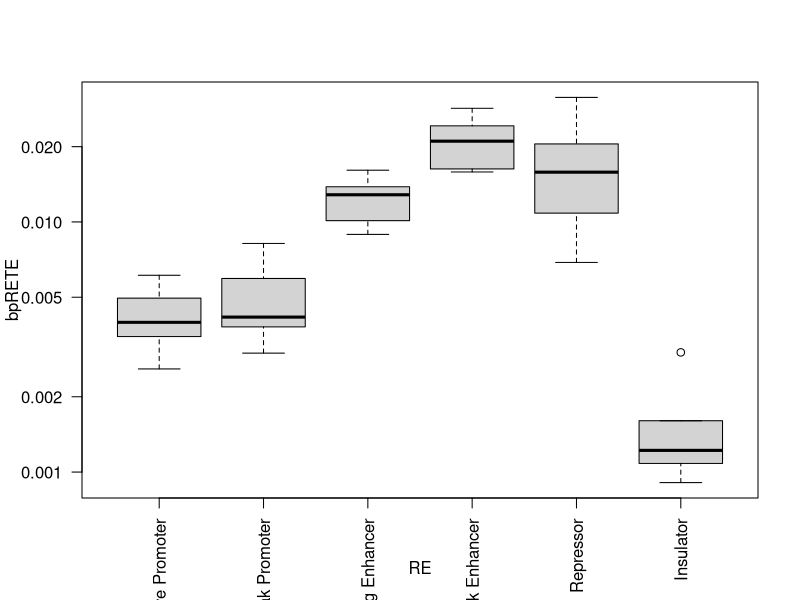

R code for this plot: (Note: this script raises an error after producing the figure.)
###################################################################################################
###################################################################################################

fig2 <- read.csv("Figure2.csv", header=FALSE, stringsAsFactor=FALSE)
colnames(fig2) <- c("Region", "RE", "Tissue", "bpRETE", "bpRE")
fig2$Region <- factor(fig2$Region, levels=c("5'UTR", "Start", "CDS-exon", "CDS-intron", "Stop", "3'UTR", "Intergenic"))
fig2$RE <- factor(fig2$RE, levels=c("Active_promoter","Weak_promoter", "Strong_enhancer", "Weak_enhancer","Repressor", "Insulator"))
levels(fig2$RE)[1:4] <- c("Active Promoter","Weak Promoter", "Strong Enhancer", "Weak Enhancer")
fig2$Tissue <- as.factor(fig2$Tissue)
fig2[,4:5] <- fig2[,4:5]/100 # Convert back to proportions
boxplot(bpRETE~RE, data=fig2, log="y", subset=Region=="5'UTR", las=2)

## Maybe the smartest thing to do would be to ask?
## 1 - Are the REs enriched specifically in any regions
## 2 - Are the RETE's enriched specifically within any regions

## Collect the mean & sd for each combination of 
n <- length(levels(fig2$RE))*length(levels(fig2$Region))
fig2stats <- data.frame(Region = factor(rep(levels(fig2$Region), each=length(levels(fig2$RE))), levels=levels(fig2$Region)),
                       RE = factor(rep(levels(fig2$RE), times=length(levels(fig2$Region))), levels=levels(fig2$RE)),
                       Class = rep(c("BG", "RETE"), each=n))
temp <- matrix(0, nrow=n*2, ncol=3, dimnames=list(c(),c("mean","lower","upper")))
for (i in 1:n){
  x <- logit(fig2$bpRE[intersect(which(fig2$Region==fig2stats$Region[i]), which(fig2$RE==fig2stats$RE[i]))])
  temp[i, 1] <- inv.logit(mean(x))
  temp[i, 2] <- inv.logit(mean(x)-sd(x))
  temp[i, 3] <- inv.logit(mean(x)+sd(x))
  y <- logit(fig2$bpRETE[intersect(which(fig2$Region==fig2stats$Region[i]), which(fig2$RE==fig2stats$RE[i]))])
  temp[i + n, 1] <- inv.logit(mean(y))
  temp[i + n, 2] <- inv.logit(mean(y)-sd(y))
  temp[i + n, 3] <- inv.logit(mean(y)+sd(y))
}
fig2stats <- data.frame(fig2stats, 100*temp)

## Change the lebelling for better reading on facets
levels(fig2stats$Class)[levels(fig2stats$Class)=="BG"] <- "RE in Genomic Region"
levels(fig2stats$Class)[levels(fig2stats$Class)=="RETE"] <- "TE in RE"


## Instead of looking at the data in facets for each region, look using REs instead
y_ranges <- data.frame(Region=rep("5'UTR",2), RE=rep("Active Promoter", 2), Class=c("RE in Genomic Region","TE in RE"), mean=c(26, 3.7))
ggplot(fig2stats, aes(x=Region, y=mean, fill=Region)) +
  facet_grid(Class ~ RE, scales="free_y") +
  geom_bar(stat = "identity", position="dodge") + 
  geom_errorbar(aes(ymin=lower, ymax=upper), width=0.2) +
  ylab("Percentage of Base Pairs") + 
  xlab("") +
  theme(axis.text.x = element_blank(), axis.ticks.x = element_blank()) +
  scale_y_continuous(expand=c(0,0)) + 
  geom_blank(data=y_ranges, aes(x=Region, y=mean))
ggsave("Fig2a.pdf", height=150, width=250, units="mm")

##############
## Analysis ##
##############

# Run a series of pairwise comparisons


